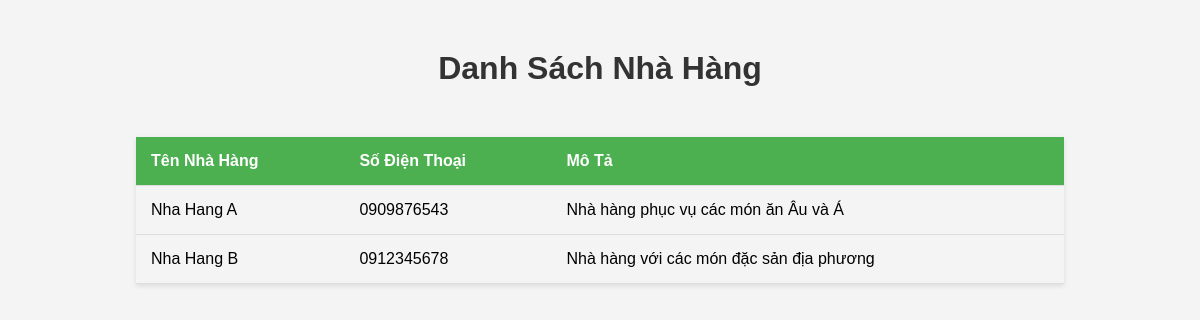
/backend/nh.php, run on the app's committed database.
### tables this page shows
CREATE TABLE NhaHang (
    ma_nha_hang INT AUTO_INCREMENT PRIMARY KEY,
    ma_khach_san INT NOT NULL,
    ten VARCHAR(100) NOT NULL,
    mo_ta TEXT,
    so_dien_thoai VARCHAR(15),
    FOREIGN KEY (ma_khach_san) REFERENCES KhachSan(ma_khach_san) ON DELETE CASCADE
);

### backend/nh.php (the view, shortened to what this page needs)
<?php
$servername = "localhost";
$username = "root";
$password = "12345";
$dbname = "qlks";
$conn = new mysqli($servername, $username, $password, $dbname);
$sql = "SELECT ten, so_dien_thoai, mo_ta FROM NhaHang";
$result = $conn->query($sql);
if ($result->num_rows > 0) {
    while($row = $result->fetch_assoc()) {
        $restaurants[] = $row;
    }
} else {
    $restaurants = [];
}
?>
<!DOCTYPE html>
<html lang="en">
<head>
</head>
<body>
    <div class="container">
        <h1>Danh Sách Nhà Hàng</h1>
        <?php if (count($restaurants) > 0): ?>
            <table>
                <tr>
                    <th>Tên Nhà Hàng</th>
                    <th>Số Điện Thoại</th>
                    <th>Mô Tả</th>
                </tr>
                <?php foreach ($restaurants as $restaurant): ?>
                    <tr>
                        <td><?php echo htmlspecialchars($restaurant['ten']); ?></td>
                        <td><?php echo htmlspecialchars($restaurant['so_dien_thoai']); ?></td>
                        <td><?php echo htmlspecialchars($restaurant['mo_ta']); ?></td>
                    </tr>
                <?php endforeach; ?>
            </table>
        <?php else: ?>
            <p>Không có nhà hàng nào được tìm thấy.</p>
        <?php endif; ?>
    </div>
</body>
</html>

### backend/nh.php (style rules this page uses)
body { font-family: Arial, sans-serif; background-color: #f4f4f4; margin: 0; padding: 0; }
h1 { text-align: center; color: #333; margin-top: 50px; }
table { width: 80%; margin: 50px auto; border-collapse: collapse; box-shadow: 0 2px 5px rgba(0,0,0,0.1); }
th, td { padding: 15px; text-align: left; border-bottom: 1px solid #ddd; }
th { background-color: #4CAF50; color: white; }
.container { max-width: 1200px; margin: 0 auto; padding: 0 20px; }

### data on the page
nhahang: ten "Nha Hang A", so_dien_thoai "0909876543", mo_ta "Nhà hàng phục vụ các món ăn Âu và Á"
nhahang: ten "Nha Hang B", so_dien_thoai "0912345678", mo_ta "Nhà hàng với các món đặc sản địa phương"
